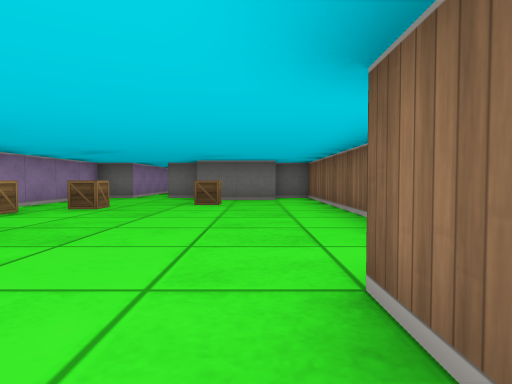
[1] (above)

16 first-person views from a walk through a cub3D level. The camera is about half as high as the walls, tilts 2° down and sees 75° across. The floor is counted in squares. Each view is taken from the middle of a square. On the plan, view 1 faces up. The plan holds only what a view shows up to about 9 squares ahead; the rest is blank.

[2]
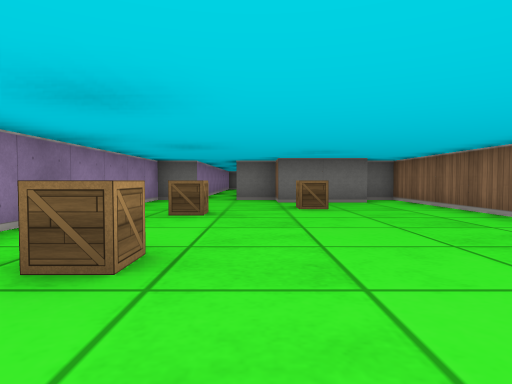

[3]
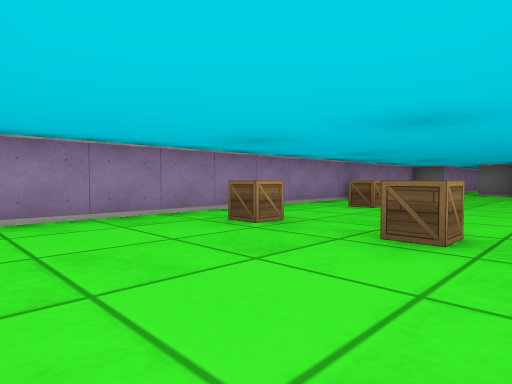

[4]
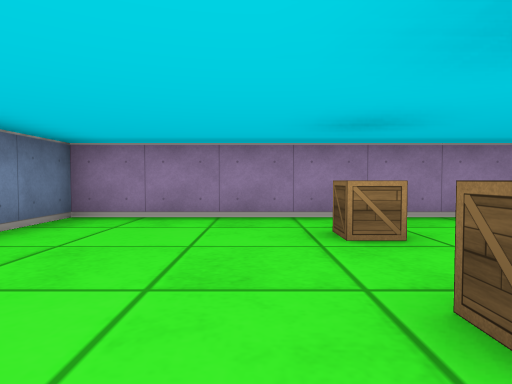

[5]
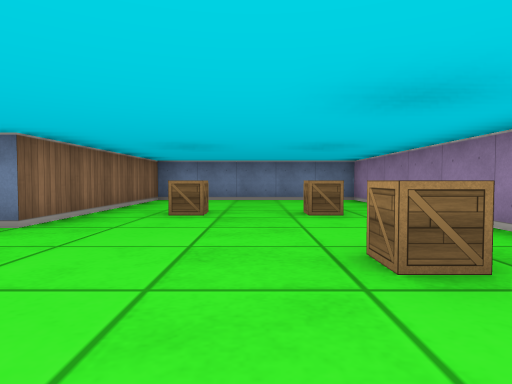

[6]
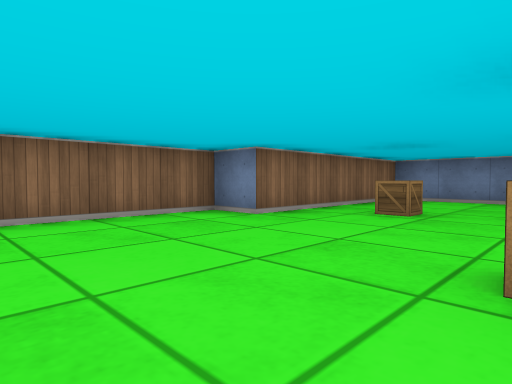

[7]
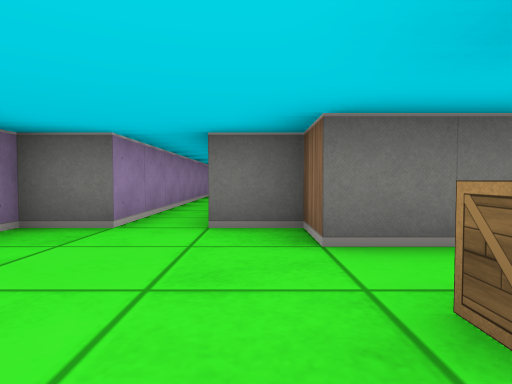

[8]
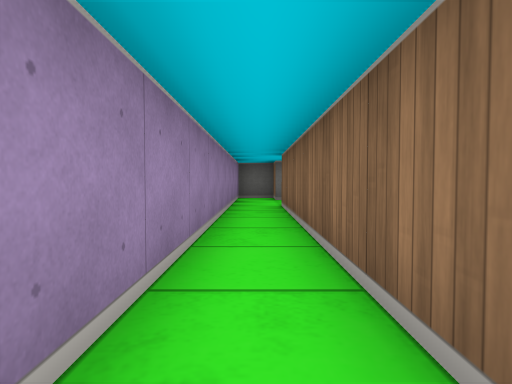

[9]
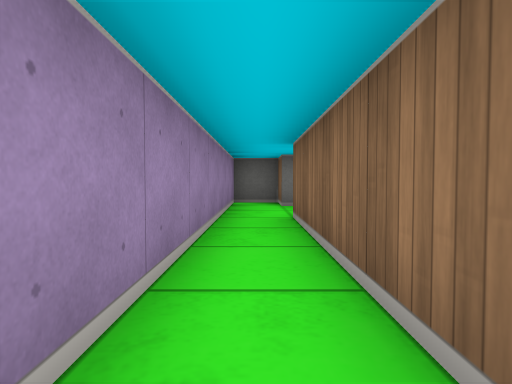

[10]
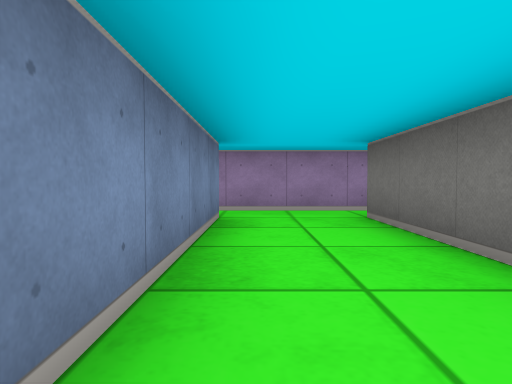

[11]
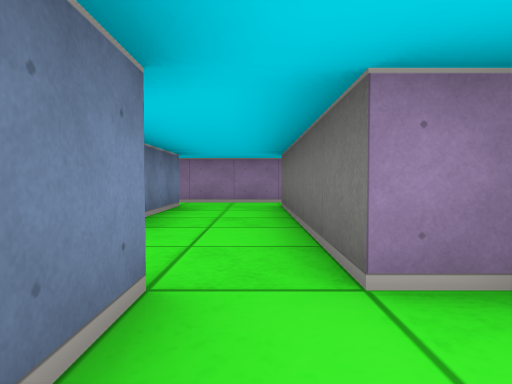

[12]
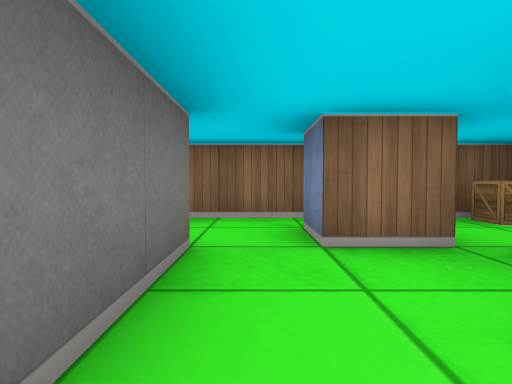

[13]
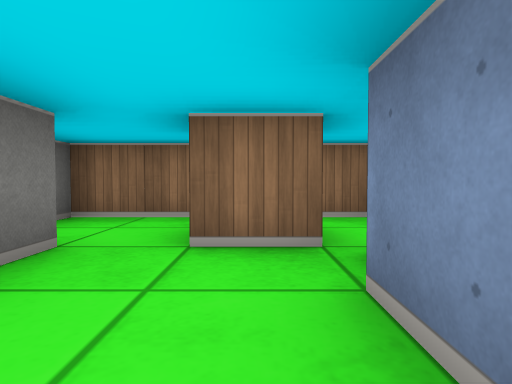

[14]
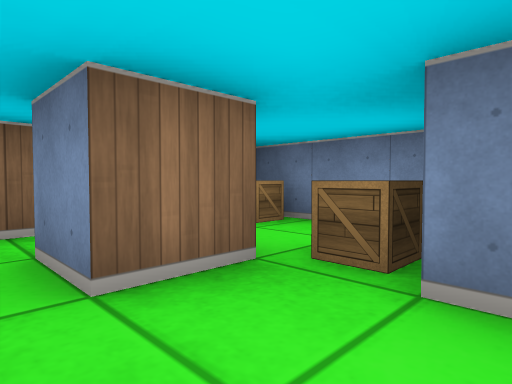

[15]
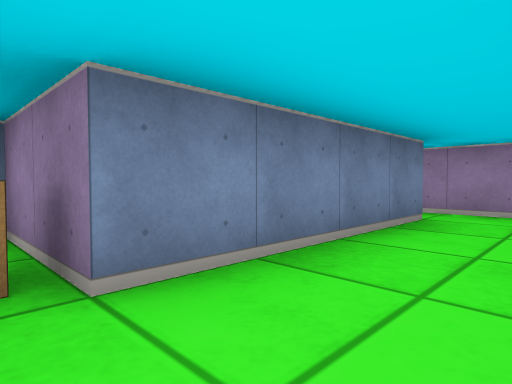

[16]
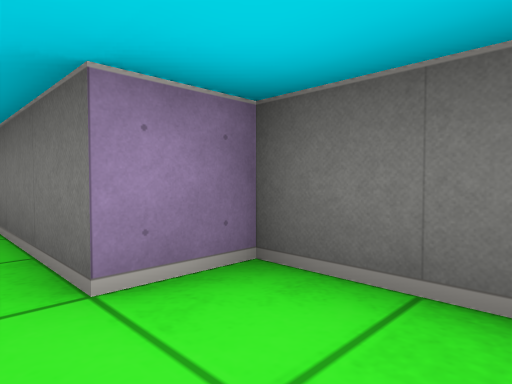

### Floor plan
Points are (right, up) in squares from view 1. A wall is a line through its corners. A room is listed if a view was taken in it or the views show most of it. See-through windows are left out.
Room 1 (views 1, 2, 3, 4, 5, 6, 7, 8, 9)
walls: (0.6, 8.5) (-1.5, 8.5) (-1.5, 9.5) (-2.5, 9.5); (-2.5, 10.6) (-2.5, 16.5); (-3.5, 16.5) (-3.5, 9.5) (-4.5, 9.5) (-4.5, -3.5) (0.5, -3.5) (0.5, 1.5) (1.5, 1.5) (1.5, 9.5) (0.8, 9.5)
ways out: opening at (-3, 17) to room 2
objects: crate (-4, 5); crate (-3, 0); crate (-3, 3); crate (-3, 6); crate (-1, 0); crate (-1, 7)
Room 2 (views 10, 12, 13, 14, 15)
walls: (2.5, 18.5) (-2.5, 18.5) (-2.5, 19.2); (-2.4, 19.5) (-3.5, 19.5) (-3.5, 16.5); (-2.5, 16.5) (1.5, 16.5) (1.5, 14.5) (3, 14.5); (2.5, 16.4) (2.5, 17.5) (3.5, 17.5)
ways out: opening at (-3, 17) to room 1; opening at (3, 18) to room 3
objects: crate (2, 16)
Room 3 (views 11, 16)
walls: (3, 14.5) (4.5, 14.5) (4.5, 19.5) (2.5, 19.5) (2.5, 18.5)
ways out: opening at (3, 18) to room 2
objects: crate (4, 15)

Positions as (right, up) in squares from view 1, and headings:
1: (0, 0), facing up
2: (-2, 1), facing up
3: (0, -3), facing up-left
4: (0, -1), facing left
5: (-2, 5), facing down
6: (-3, 5), facing down-right
7: (-2, 6), facing up
8: (-3, 10), facing up
9: (-3, 12), facing up
10: (2, 17), facing left
11: (4, 18), facing left
12: (0, 18), facing right
13: (0, 17), facing right
14: (1, 18), facing down-right
15: (2, 18), facing down-left
16: (4, 18), facing up-left
